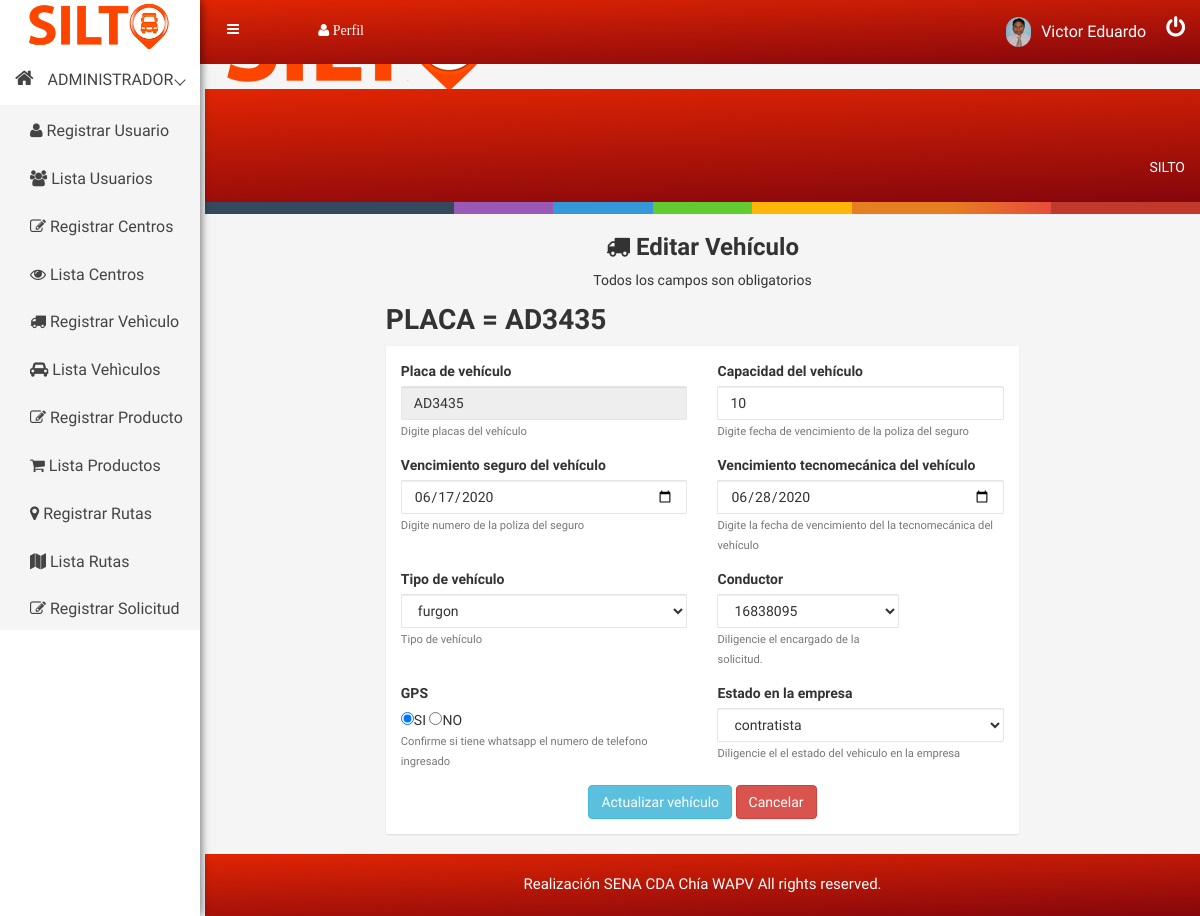
/vehiculo/leer/AD3435 (signed in), run on the app's committed database.
### tables this page shows
CREATE TABLE `vehiculo` (
  `placa` varchar(6) NOT NULL COMMENT 'Placa de vehiculo',
  `capacidad` varchar(15) NOT NULL COMMENT 'Capacidad de cargue vehiculo',
  `seguro` date NOT NULL COMMENT 'Seguro de vehiculo',
  `tecnomecanica` date NOT NULL COMMENT 'Tecnomecanica vehiculo',
  `tipo_vehiculo` varchar(11) NOT NULL COMMENT 'Tipo de vehiculo de carga.',
  `gps` varchar(2) NOT NULL COMMENT 'GPS de vehiculo',
  `estado` varchar(11) NOT NULL COMMENT 'Estao de vehiculo en la empresa propiedad o contratista.',
  `identificacion` bigint(20) NOT NULL COMMENT 'Nombre de conductor.',
  `fecha_registro` timestamp NOT NULL DEFAULT current_timestamp() COMMENT 'Fecha del registro'
);

### libs/view.php (called while the page is built, shortened)
<?php
class View{
    function render($nombre){
        require 'views/' . $nombre . '.php';
    }
}
?>

### controllers/vehiculo.php (called while the page is built, shortened)
<?php
    class Vehiculo extends Controller{
        function __construct(){
            $this->view->mensaje="";
        }
        function leer($param = null){
            $placa = $param[0];
            $vehiculo = $this->model->readById($placa);
            $usuarios = $this->view->datos['ddl_usuarios'] = $this->model->cargarEncargado();
            $this->view->ddl_usuarios = $usuarios;
            $this->view->vehiculo = $vehiculo;
            $this->view->render('admin/editarvehiculo');
        }
    }
?>

### index.php (called while the page is built, shortened)
<?php
    require 'libs/database.php';
    require 'libs/controller.php';
    require 'libs/view.php';
    $app = new App();
?>

### models/vehiculomodel.php (called while the page is built, shortened)
<?php
    include_once('models/vehiculo.php');
    class VehiculoModel extends Model{
        public function readById($id){
            $item = new vehiculoDAO();
            try{
                $query = $this->db->connect()->prepare('SELECT placa, capacidad, seguro, tecnomecanica,
                tipo_vehiculo, gps, fecha_registro, identificacion, estado
                FROM vehiculo WHERE placa = :id');
                $query->execute(['id' => $id]);
                while($row = $query->fetch()){
                    $item->placa           = $row['placa'];
                    $item->capacidad       = $row['capacidad'];
                    $item->seguro          = $row['seguro'];
                    $item->tecnomecanica   = $row['tecnomecanica'];
                    $item->tipo_vehiculo   = $row['tipo_vehiculo'];
                    $item->gps             = $row['gps'];
                    $item->estado          = $row['estado'];
                    $item->identificacion  = $row['identificacion'];
                    $item->fecha_registro  = $row['fecha_registro'];
                }
                return $item;
            }catch(PDOException $e){
                if(constant("DEBUG")){
                    echo $e->getMessage();
                }
                return null;
            }
        }
    }
?>

### libs/database.php (called while the page is built)
<?php
class Database{
    private $host;
    private $db;
    private $user;
    private $password;
    private $charset;
    public function __construct(){
        $this->host     = constant('HOST');
        $this->db       = constant('DB');
        $this->user     = constant('USER');
        $this->password = constant('PASSWORD');
        $this->charset  = constant('CHARSET');
    }
    function connect(){
        try{
            $connection = "mysql:host=" . $this->host . ";dbname=" . $this->db . ";charset=" . $this->charset;
            $options = [
                PDO::ATTR_ERRMODE            => PDO::ERRMODE_EXCEPTION,
                PDO::ATTR_EMULATE_PREPARES   => false,
            ];
            $pdo = new PDO($connection, $this->user, $this->password, $options);
            return $pdo;
        }catch(PDOException $e){
            print_r('Error connection: ' . $e->getMessage());
        }
    }
}
?>

### libs/controller.php (called while the page is built, shortened)
<?php
class Controller{
    function loadModel($model){
        $url = 'models/'.$model.'model.php';
        if(file_exists($url)){
            $this->model = new $modelName();
        }
    }
}
?>

### views/admin/editarvehiculo.php (the view, shortened to what this page needs)
<!DOCTYPE html>
<html lang="es">
<head>
</head>
</head>
<body>
    <?php require 'views/header.php'; ?>
    <div class="container-fluid">
    <div class="row">
        <div class="col-lg-2 col-md-2 col-sm-2 col-xs-12"></div>
        <div class="col-md-8 col-md-8 col-sm-8 col-xs-12">
            <div class="text-center custom-login mt-20px">
                <h3><i class="fa fa-truck" aria-hidden="true"></i> Editar Vehículo</h3>
                <p>Todos los campos son obligatorios</p>
            </div>
            <h1>PLACA = <?php echo strtoupper($this->vehiculo->placa); ?></h1>
            <div class="hpanel">
                <div class="panel-body">
                <form action="<?php echo constant('URL'); ?>vehiculo/editar" method="POST">
                    <div class="row">
                        <div class="form-group col-md-6">
                            <label for="placa">Placa de vehículo</label>
                            <input type="text" class="form-control" value="<?php echo $this->vehiculo->placa; ?>" name="placa" id="placa" readonly>
                            <small id="placaHelp" class="form-text text-muted">Digite placas del vehículo</small>
                        </div>
                        <div class="form-group col-md-6">
                            <label for="capacidad"> Capacidad del vehículo</label>
                            <input type="text" class="form-control" value="<?php echo $this->vehiculo->capacidad; ?>" name="capacidad" id="capacidad" required>
                            <small id="capadidadHelp" class="form-text text-muted">Digite  fecha de vencimiento de la poliza del seguro</small>
                        </div>
                        <div class="form-group col-md-6">
                            <label for="seguro">Vencimiento seguro del vehículo</label>
                            <input type="date" class="form-control" value="<?php echo $this->vehiculo->seguro; ?>" name="seguro" id="seguro" required>
                            <small id="seguroHelp" class="form-text text-muted">Digite numero de la poliza del seguro</small>
                        </div>
                        <div class="form-group col-md-6">
                            <label for="tecnomecanica">Vencimiento tecnomecánica del vehículo</label>
                            <input type="date" class="form-control" value="<?php echo $this->vehiculo->tecnomecanica; ?>" name="tecnomecanica" id="tecnomecanica" required>
                            <small id="tecnomecanicaHelp" class="form-text text-muted"> Digite la fecha de vencimiento del la tecnomecánica del vehículo</small>
                        </div>
                        <div class="form-group col-md-6">
                            <label for="tipo_vehiculo">Tipo de vehículo</label>
                            <select  class="form-control" name="tipo_vehiculo" id="tipo_vehiculo" required>
                                <option selected value="<?php echo $this->vehiculo->tipo_vehiculo;?>"><?php echo $this->vehiculo->tipo_vehiculo;?></option>
                            </select>
                            <small id="tipo_vehiculoHelp" class="form-text text-muted">Tipo de vehículo</small>
                        </div>
                        <div class="form-group col-md-4">
                                <label for="identificacion">Conductor</label>
                                <select class="form-control" id="identificacion" name="identificacion" style="width:100%" required>
                                    <option selected value="<?php echo $this->vehiculo->identificacion;?>"><?php echo $this->vehiculo->identificacion;?></option>
                                </select>
                                <small id="identificacionHelp" class="form-text text-muted">Diligencie el encargado de la solicitud.</small>
                            </div>
                        <div class="form-group col-md-6">
                            <label for="whatsapp">GPS</label><br>
                            <input class="custom-control-input"required type="radio" name="gps" id="gps1" value="SI" checked>SI
                            <input class="custom-control-input" type="radio" name="gps" id="gps0" value="NO">NO<br>
                            <small id="gpsHelp" class="form-text text-muted">Confirme si tiene whatsapp el numero de telefono ingresado</small>
                        </div>
                        <div class="form-group col-md-6">
                            <label for="estado">Estado en la empresa</label>
                            <select id="estado"  name="estado" class="form-control" required>
                                <option selected value="<?php echo $this->vehiculo->estado; ?>"><?php echo $this->vehiculo->estado; ?></option>
                            </select>
                            <small id="estadopHelp" class="form-text text-muted">Diligencie el el estado del vehiculo en la empresa</small>
                        </div>
                    </div>
                    <div class="text-center">
                        <input type="submit" class="btn btn-info" value="Actualizar vehículo" >
                        <input type="button" class="btn btn-danger" onClick='window.location.assign("<?php echo constant('URL'); ?>vehiculo")' value="Cancelar">
                    </div>
                 </form>
                </div>
            </div>
        </div>
        <div class="col-lg-2 col-md-2 col-sm-2 col-xs-12"></div>
    </div>
</div><br>
    <?php require 'views/footer.php'; ?>
</body>
</html>

### public/css/main.css (style rules this page uses)
html { color: #222; font-size: 1em; line-height: 1.4; }

### public/css/style.css (style rules this page uses)
html, body { height: 100%; font-family: 'Play', sans-serif;font-weight:400;background:#f5f5f5; }
p { margin:0 0 15px; }
h1, h2, h3, h4, h5, h6 { margin: 0 0 10px; font-weight:700; }
.form-control { background-color: #FFFFFF; background-image: none; border: 1px solid #e5e6e7; border-radius: 1px; color: inherit; display: block; padding: 6px 12px; transition: border-color 0.15s ease-in-out 0s, box-shadow 0.15s ease-in-out 0s; width: 100%; }
.hpanel .panel-body { background: #fff; border-radius: 2px; padding: 15px; position: relative; -webkit-box-shadow: 0px 1px 2px 0px rgba(0, 0, 0, 0.1); box-shadow: 0px 1px 2px 0px rgba(0, 0, 0, 0.1); }
.panel-body { padding: 15px; background:#fff; }

### data on the page
vehiculo: placa "AD3435", capacidad "10", seguro "06/17/2020", tecnomecanica "06/28/2020", tipo_vehiculo "furgon", identificacion "16838095", estado "contratista"

### other printed values
$_SESSION['cargo'] "ADMINISTRADOR"
$_SESSION['nombre'] "Victor Eduardo"
